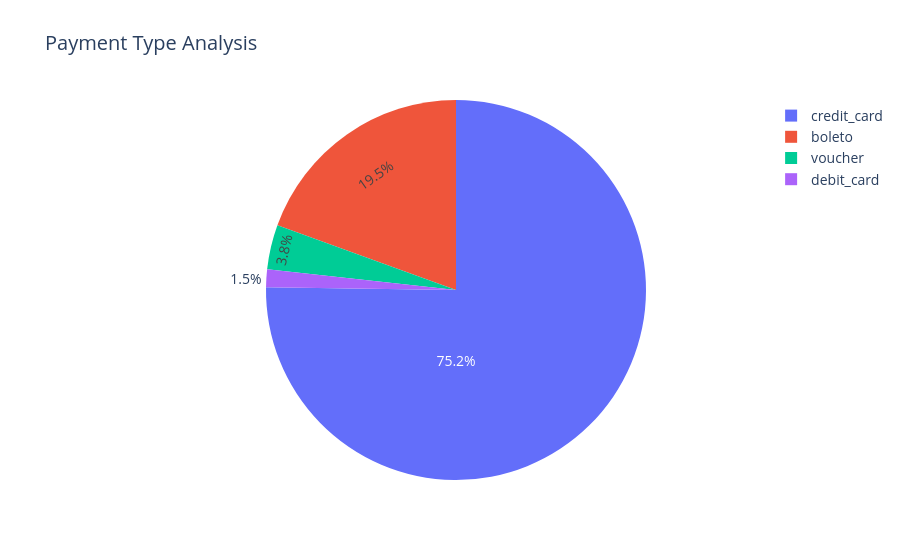

This figure's notebook cell:
### Code cell
import plotly.graph_objects as go

fig = go.Figure()

fig.add_trace(
    go.Pie(
        labels=payment_type_count.index,
        values=payment_type_count.values,
        textinfo="percent", # label+percent, label, value, percent
        insidetextorientation="tangential" # horizontal, radial, tangential
    )
)

fig.update_layout(
    {
        "title": "Payment Type Analysis",
        "font": {
            "size": 14
        }
    }
)

fig.show()

### Figure 1 — Plotly figure (JSON) as saved in the notebook; plotly's stock layout.template omitted (floating-point values rounded to 4 significant figures)
{"data": [{"insidetextorientation": "tangential", "labels": ["credit_card", "boleto", "voucher", "debit_card"], "textinfo": "percent", "type": "pie", "values": [76505, 19784, 3866, 1528]}], "layout": {"font": {"size": 14}, "title": {"text": "Payment Type Analysis"}}}
